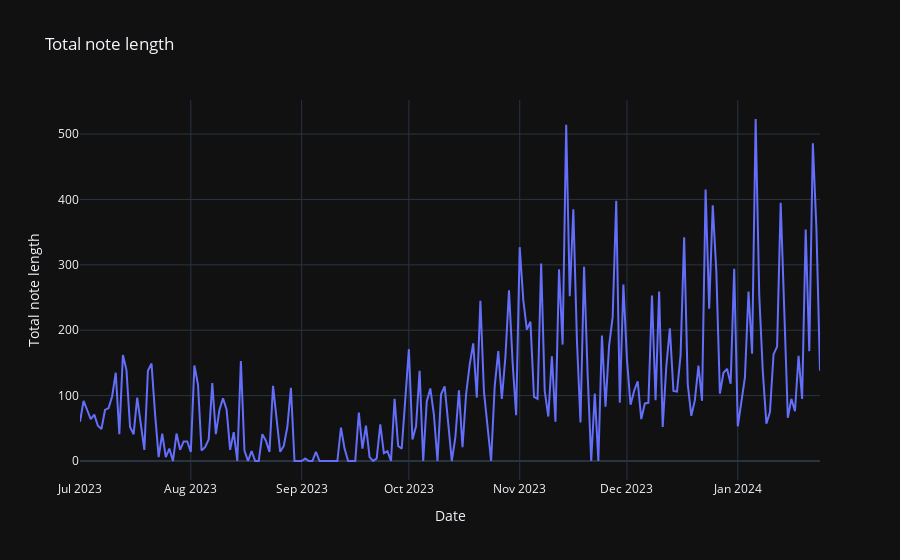

Write notebook code for a chart like this one.
### Markdown cell above
## Other features

### Code cell
df.note_length_plot(400)

### Figure 1 — Plotly figure (JSON) as saved in the notebook; plotly's stock layout.template omitted (floating-point values rounded to 4 significant figures; data arrays with more than 128 entries replaced by an {"elided": "..."} marker saying what was removed)
{"data": [{"hovertemplate": "Date=%{x}<br>Total note length=%{y}<extra></extra>", "legendgroup": "", "line": {"color": "#636efa", "dash": "solid"}, "marker": {"symbol": "circle"}, "mode": "lines", "name": "", "orientation": "v", "showlegend": false, "type": "scatter", "x": {"elided": "208 str values"}, "xaxis": "x", "y": {"elided": "208 int values"}, "yaxis": "y"}], "layout": {"legend": {"tracegroupgap": 0}, "title": {"text": "Total note length"}, "xaxis": {"anchor": "y", "domain": [0, 1], "title": {"text": "Date"}}, "yaxis": {"anchor": "x", "domain": [0, 1], "title": {"text": "Total note length"}}}}
